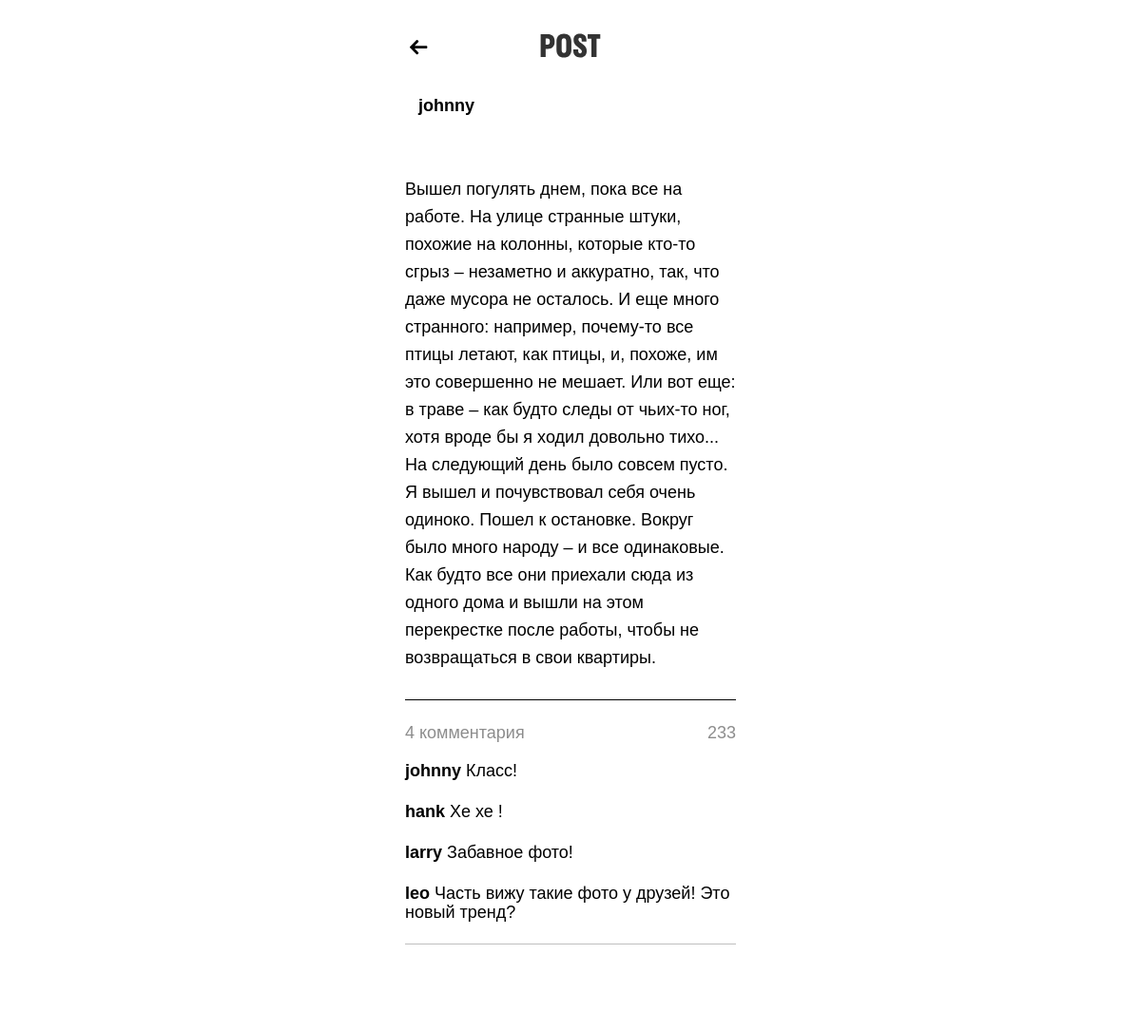
/2, run on the app's committed database.
### app/dao/models/posts.py (models this page shows, shortened)
class Posts(db.Model):
    __tablename__ = 'posts'
    id = db.Column(db.Integer, primary_key=True)
    poster_name = db.Column(db.String)
    poster_avatar = db.Column(db.String)
    pic = db.Column(db.String)
    content = db.Column(db.String)
    views_count = db.Column(db.Integer)
    likes_count = db.Column(db.Integer)

### app/dao/models/comments.py (models this page shows)
class Comments(db.Model):
    __tablename__ = 'comments'
    id = db.Column(db.Integer, primary_key=True)
    commenter_name = db.Column(db.String)
    comment = db.Column(db.String)
    post_id = db.Column(db.Integer, db.ForeignKey("posts.id"), nullable=False)
    post = db.relationship("Posts")

### app/main.py (the view)
    @application.route('/<int:post_id>')
    def post_page(post_id):
        post = posts_service.get_one(post_id)
        comments = comments_service.get_by_post_id(post_id)
        return render_template("post.html", post=post, comments=comments)

### app/dao/comments.py (called while the page is built)
    def get_by_pid(self, pid):
        return self.session.query(Comments).filter(Comments.post_id == pid).all()

### app/dao/posts.py (called while the page is built)
    def get_one(self, pid):
        return self.session.query(Posts).get(pid)

### app/services/comments.py (called while the page is built)
    def get_by_post_id(self, pid):
        return self.comments_dao.get_by_pid(pid)

### app/services/posts.py (called while the page is built)
    def get_one(self, pid):
        return self.posts_dao.get_one(pid)

### templates/post.html (shortened to what this page needs)
<!DOCTYPE html>
<html lang="ru">
<head>
  <link href="/static/css/styles.min.css/" rel="stylesheet">
</head>
<body>
  <header class="container header">
    <div class="header__wrapper">
      <a href="/" class="header__btn-back">
        <svg class="header__btn-icon" width="19" height="16">
          <use xmlns:xlink="http://www.w3.org/1999/xlink" xlink:href="#back"></use>
        </svg>
      </a>
      <a href="/" class="header__logo-link">
        <svg class="header__logo" width="64" height="26">
          <use xmlns:xlink="http://www.w3.org/1999/xlink" xlink:href="#post"></use>
        </svg>
      </a>
    </div>
  </header>
  <main class="container">
    <section class="items">
      <div class="items__item item item--post">
        <div class="item__top">
          <a href="/users/{{post.poster_name}}" class="item__head">
            <div class="item__ava-wrap">
            </div>
            <span class="item__username">{{post.poster_name}}</span>
          </a>
        </div>
        <a href="" class="item__post-link">
        </a>
        <div class="item__descr">
          <p class="item__text">
            {{post.content}}
        </div>
        <div class="item__bottom">
          <div class="item__post-info">
            <p class="item__comments-counter">{{comments|count}} комментария</p>
            <div class="item__counter">
              <img src="https://i.ibb.co/f0MchPY/eye.png" alt="" class="item__counter-icon" width="26">
              <span class="item__counter-text">{{post.views_count}}</span>
            </div>
          </div>
          <div class="item__comments">
            {% for comment in comments %}
            <p class="item__comment">
              <b>{{comment.commenter_name}}</b> {{comment.comment}}
            </p>
          {% endfor %}
        </div>
      </div>
    </section>
  </main>
</body>
</html>

### data on the page
Posts: poster_name "johnny", content "Вышел погулять днем, пока все на работе. На улице странные штуки, похожие на колонны, которые кто-то сгрыз – незаметно и аккуратно, так, что даже мусора не осталось. И еще много странного: например, почему-то все птицы летают, как птицы, и, похоже, им это совершенно не мешает. Или вот еще: в траве – как будто следы от чьих-то ног, хотя вроде бы я ходил довольно тихо... На следующий день было совсем пусто. Я вышел и почувствовал себя очень одиноко. Пошел к остановке. Вокруг было много народу – и все одинаковые. Как будто все они приехали сюда из одного дома и вышли на этом перекрестке после работы, чтобы не возвращаться в свои квартиры.", views_count "233"
Comments: commenter_name "johnny", comment "Класс!"
Comments: commenter_name "hank", comment "Хе хе !"
Comments: commenter_name "larry", comment "Забавное фото!"
Comments: commenter_name "leo", comment "Часть вижу такие фото у друзей! Это новый тренд?"

### other printed values
{{ comments|count }} "4"
